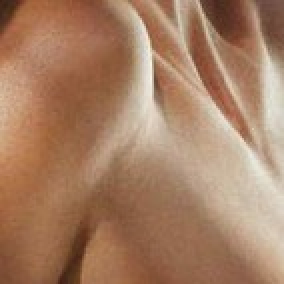
#> input picture source.jpg, 142 x 142 px, found by its file name (shown 2 times larger)
$ python transfer_color.py
#> lines starting #> are read from the running program, lines starting #| are printed output that depends on the picture
# import the necessary packages
import numpy as np
import cv2


def color_transfer(source, target, clip=True, preserve_paper=True):
	"""
	Transfers the color distribution from the source to the target
	image using the mean and standard deviations of the L*a*b*
	color space.
	This implementation is (loosely) based on to the "Color Transfer
	between Images" paper by Reinhard et al., 2001.
	Parameters:
	-------
	source: NumPy array
		OpenCV image in BGR color space (the source image)
	target: NumPy array
		OpenCV image in BGR color space (the target image)
	clip: Should components of L*a*b* image be scaled by np.clip before
		converting back to BGR color space?
		If False then components will be min-max scaled appropriately.
		Clipping will keep target image brightness truer to the input.
		Scaling will adjust image brightness to avoid washed out portions
		in the resulting color transfer that can be caused by clipping.
	preserve_paper: Should color transfer strictly follow methodology
		layed out in original paper? The method does not always produce
		aesthetically pleasing results.
		If False then L*a*b* components will scaled using the reciprocal of
		the scaling factor proposed in the paper.  This method seems to produce
		more consistently aesthetically pleasing results
	Returns:
	-------
	transfer: NumPy array
		OpenCV image (w, h, 3) NumPy array (uint8)
	"""
#> called with clip = True, preserve_paper = True
	# convert the images from the RGB to L*ab* color space, being
	# sure to utilizing the floating point data type (note: OpenCV
	# expects floats to be 32-bit, so use that instead of 64-bit)
	source =  cv2.imread(source)
#> source is the input picture: shape (142, 142, 3); mean B, G, R 100.1, 127.2, 166.8
	target =  cv2.imread(target)
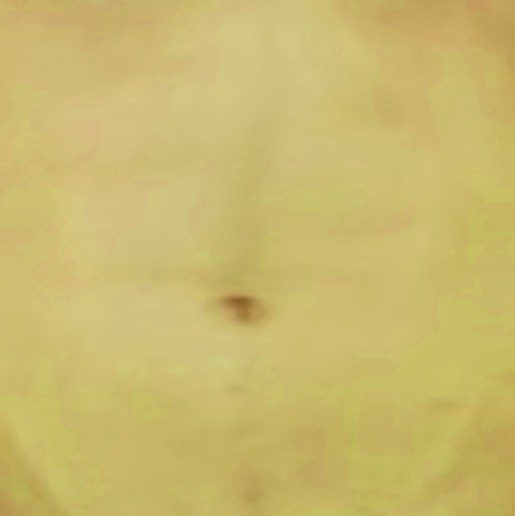
#> input picture target.jpg, 515 x 516 px, found by its file name
#> target is the input picture: shape (516, 515, 3); mean B, G, R 110.1, 185.5, 202.2
	source = cv2.cvtColor(source, cv2.COLOR_BGR2LAB).astype("float32")
	target = cv2.cvtColor(target, cv2.COLOR_BGR2LAB).astype("float32")

	# compute color statistics for the source and target images
	(lMeanSrc, lStdSrc, aMeanSrc, aStdSrc, bMeanSrc, bStdSrc) = image_stats(source)
#> in image_stats, `(l, a, b) = cv2.split(image)`:
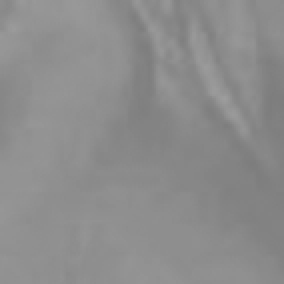
#> a: shape (142, 142) float32 (shown 2 times larger); min 125, max 157, mean 140.2
#> in image_stats, `(lMean, lStd) = (l.mean(), l.std())`: lMean = 143.6; lStd = 34.87
#> in image_stats, `(aMean, aStd) = (a.mean(), a.std())`: aMean = 140.2; aStd = 5.91
#> in image_stats, `(bMean, bStd) = (b.mean(), b.std())`: bMean = 149.1; bStd = 5.74
#> lMeanSrc = 143.6; lStdSrc = 34.87; aMeanSrc = 140.2; aStdSrc = 5.91; bMeanSrc = 149.1; bStdSrc = 5.74
	(lMeanTar, lStdTar, aMeanTar, aStdTar, bMeanTar, bStdTar) = image_stats(target)
#> in image_stats (call 2), `(l, a, b) = cv2.split(image)`:
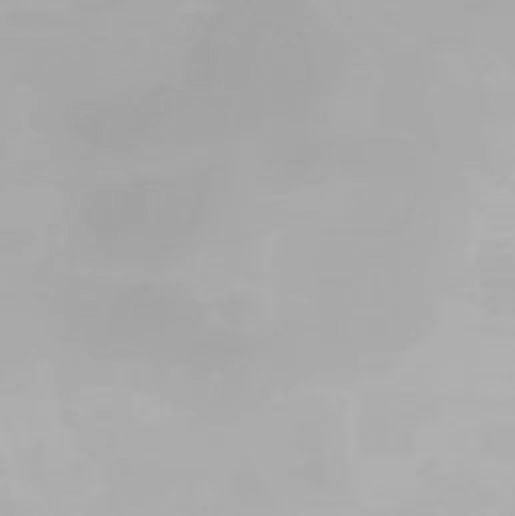
#> b: shape (516, 515) float32; min 160, max 177, mean 168.3
#> in image_stats (call 2), `(lMean, lStd) = (l.mean(), l.std())`: lMean = 191.9; lStd = 6.93
#> in image_stats (call 2), `(aMean, aStd) = (a.mean(), a.std())`: aMean = 123.6; aStd = 2.29
#> in image_stats (call 2), `(bMean, bStd) = (b.mean(), b.std())`: bMean = 168.3; bStd = 3.39
#> lMeanTar = 191.9; lStdTar = 6.93; aMeanTar = 123.6; aStdTar = 2.29; bMeanTar = 168.3; bStdTar = 3.39

	# subtract the means from the target image
	(l, a, b) = cv2.split(target)
	l -= lMeanTar
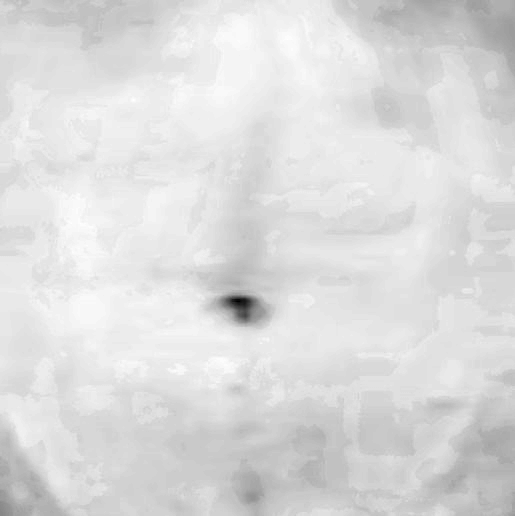
#> l: shape (516, 515) float32; min -82.9, max 13.1, mean -1.41e-05; drawn with min black and max white
	a -= aMeanTar
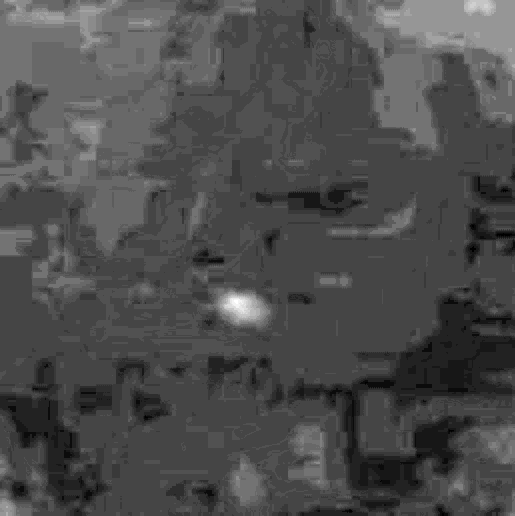
#> a: shape (516, 515) float32; min -6.63, max 15.37, mean -5.44e-06; drawn with min black and max white
	b -= bMeanTar
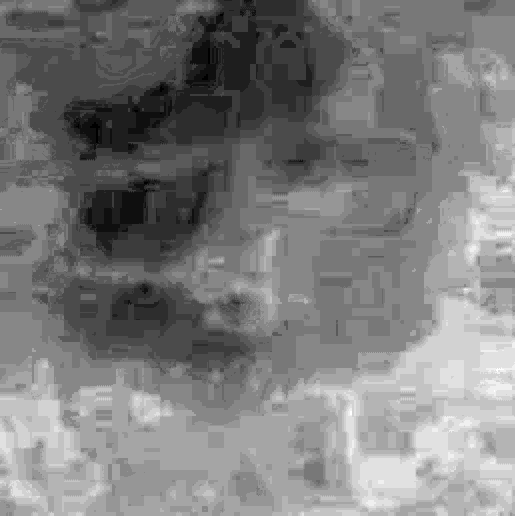
#> b: shape (516, 515) float32; min -8.33, max 8.67, mean -1.15e-05; drawn with min black and max white

	if preserve_paper:
		# scale by the standard deviations using paper proposed factor
		l = (lStdTar / lStdSrc) * l
		a = (aStdTar / aStdSrc) * a
		b = (bStdTar / bStdSrc) * b
	else:
		# scale by the standard deviations using reciprocal of paper proposed factor
		l = (lStdSrc / lStdTar) * l
		a = (aStdSrc / aStdTar) * a
		b = (bStdSrc / bStdTar) * b

	# add in the source mean
	l += lMeanSrc
	a += aMeanSrc
	b += bMeanSrc

	# clip/scale the pixel intensities to [0, 255] if they fall
	# outside this range
	l = _scale_array(l, clip=clip)
	a = _scale_array(a, clip=clip)
	b = _scale_array(b, clip=clip)

	# merge the channels together and convert back to the RGB color
	# space, being sure to utilize the 8-bit unsigned integer data
	# type
	transfer = cv2.merge([l, a, b])
	transfer = cv2.cvtColor(transfer.astype("uint8"), cv2.COLOR_LAB2BGR)
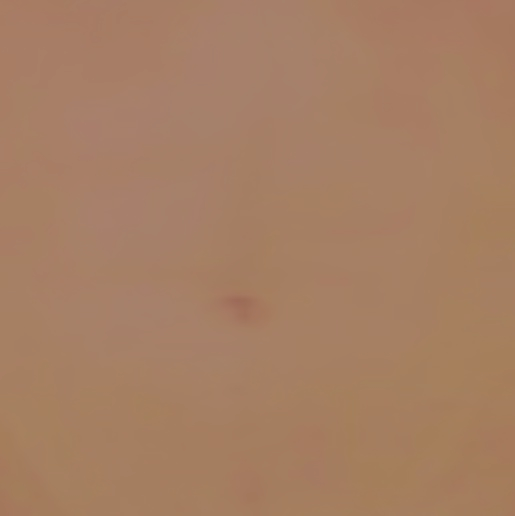
#> transfer: shape (516, 515, 3); mean B, G, R 99.4, 126.7, 165.8

	# return the color transferred image
	return transfer

def image_stats(image):
	"""
	Parameters:
	-------
	image: NumPy array
		OpenCV image in L*a*b* color space
	Returns:
	-------
	Tuple of mean and standard deviations for the L*, a*, and b*
	channels, respectively
	"""
	# compute the mean and standard deviation of each channel
	(l, a, b) = cv2.split(image)
	(lMean, lStd) = (l.mean(), l.std())
	(aMean, aStd) = (a.mean(), a.std())
	(bMean, bStd) = (b.mean(), b.std())

	# return the color statistics
	return (lMean, lStd, aMean, aStd, bMean, bStd)

def _min_max_scale(arr, new_range=(0, 255)):
	"""
	Perform min-max scaling to a NumPy array
	Parameters:
	-------
	arr: NumPy array to be scaled to [new_min, new_max] range
	new_range: tuple of form (min, max) specifying range of
		transformed array
	Returns:
	-------
	NumPy array that has been scaled to be in
	[new_range[0], new_range[1]] range
	"""
	# get array's current min and max
	mn = arr.min()
	mx = arr.max()

	# check if scaling needs to be done to be in new_range
	if mn < new_range[0] or mx > new_range[1]:
		# perform min-max scaling
		scaled = (new_range[1] - new_range[0]) * (arr - mn) / (mx - mn) + new_range[0]
	else:
		# return array if already in range
		scaled = arr

	return scaled

def _scale_array(arr, clip=True):
	"""
	Trim NumPy array values to be in [0, 255] range with option of
	clipping or scaling.
	Parameters:
	-------
	arr: array to be trimmed to [0, 255] range
	clip: should array be scaled by np.clip? if False then input
		array will be min-max scaled to range
		[max([arr.min(), 0]), min([arr.max(), 255])]
	Returns:
	-------
	NumPy array that has been scaled to be in [0, 255] range
	"""
	if clip:
		scaled = np.clip(arr, 0, 255)
	else:
		scale_range = (max([arr.min(), 0]), min([arr.max(), 255]))
		scaled = _min_max_scale(arr, new_range=scale_range)

	return scaled


path_source = '/home/sink-all/Desktop/Work/open-fashion/image_processing/image_transfer_color/source.jpg'
path_target = '/home/sink-all/Desktop/Work/open-fashion/image_processing/image_transfer_color/target.jpg'
result  =  color_transfer(path_source , path_target)
cv2.imwrite('outut.jpg',result)

# cv2.imshow("Transfer", '/home/sink-all/Desktop/Work/hog/outut.jpg')
# cv2.waitKey(0)
